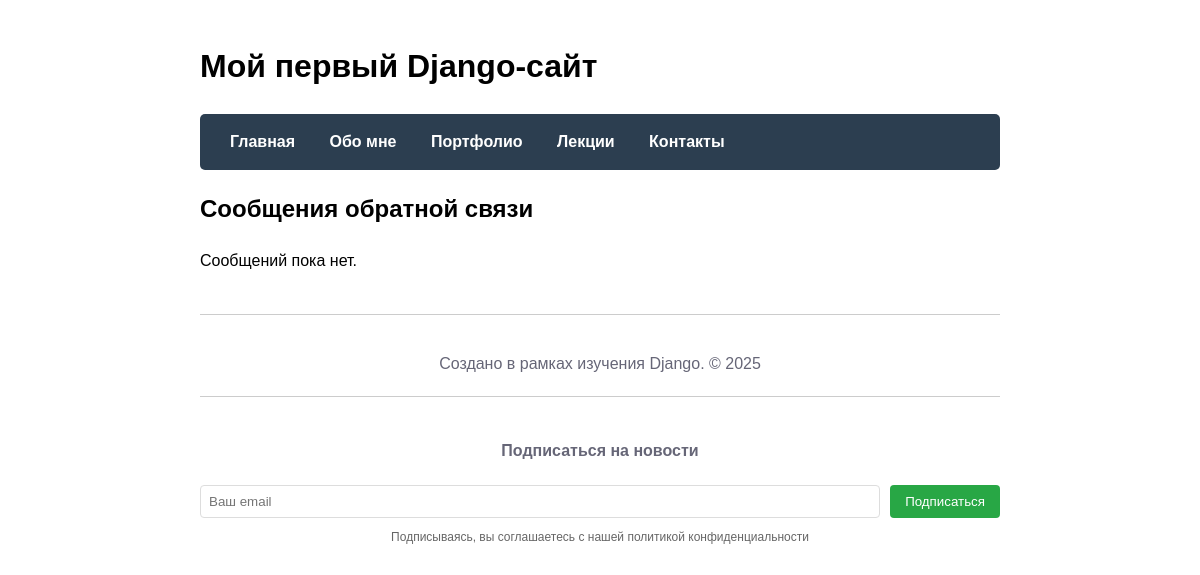
The page /feedback/ (signed in) on the database as committed earlier.
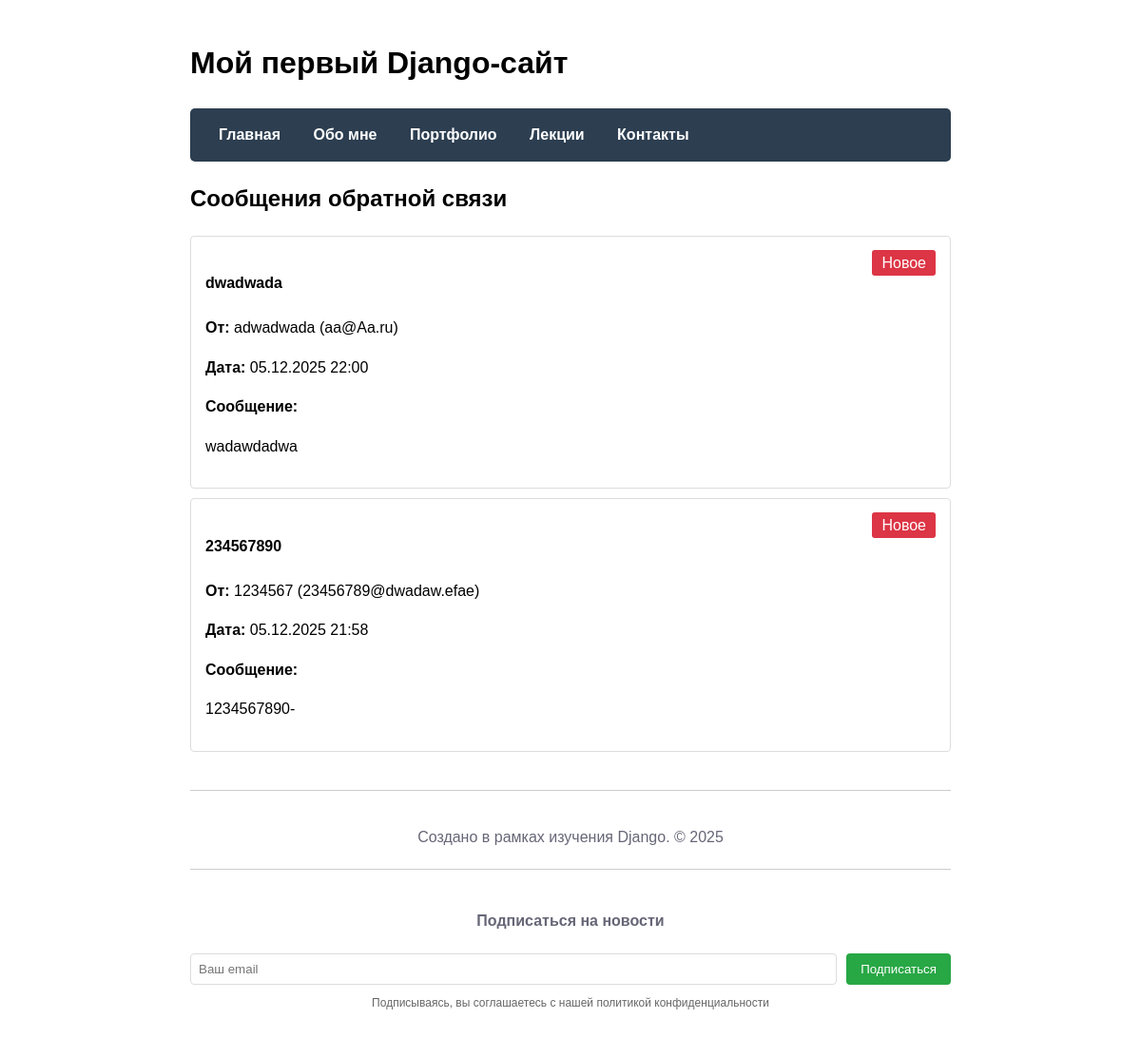
The same page on the database as committed later.
### main/models.py (models this page shows, shortened)
class Feedback(models.Model):
    name = models.CharField(max_length=100, verbose_name='Имя')
    email = models.EmailField(verbose_name='Email')
    subject = models.CharField(max_length=200, verbose_name='Тема сообщения')
    message = models.TextField(verbose_name='Сообщение')
    created_at = models.DateTimeField(auto_now_add=True, verbose_name='Дата отправки')
    is_processed = models.BooleanField(default=False, verbose_name='Обработано')
    class Meta:
        verbose_name = 'Обратная связь'
        verbose_name_plural = 'Обратные связи'
        ordering = ['-created_at']

### main/views.py (the view)
def feedback_list(request):
    if not request.user.is_staff:
        return redirect('home')
    feedbacks = Feedback.objects.all()
    context = {
        'title': 'Сообщения обратной связи',
        'feedbacks': feedbacks
    }
    return render(request, 'main/feedback_list.html', context)

### main/templates/main/feedback_list.html
{% extends 'main/layout.html' %}
{% block content %}
<div class="feedback-list">
    <h2>{{ title }}</h2>
    {% if feedbacks %}
        {% for feedback in feedbacks %}
        <div class="feedback-item" style="border: 1px solid #ddd; padding: 15px; margin: 10px 0; border-radius: 4px;">
            <div style="display: flex; justify-content: space-between; align-items: start;">
                <div style="flex: 1;">
                    <h4>{{ feedback.subject }}</h4>
                    <p><strong>От:</strong> {{ feedback.name }} ({{ feedback.email }})</p>
                    <p><strong>Дата:</strong> {{ feedback.created_at|date:"d.m.Y H:i" }}</p>
                    <p><strong>Сообщение:</strong></p>
                    <p>{{ feedback.message }}</p>
                </div>
                <div style="margin-left: 20px;">
                    {% if feedback.is_processed %}
                    <span style="background: #28a745; color: white; padding: 5px 10px; border-radius: 3px;">Обработано</span>
                    {% else %}
                    <span style="background: #dc3545; color: white; padding: 5px 10px; border-radius: 3px;">Новое</span>
                    {% endif %}
                </div>
            </div>
        </div>
        {% endfor %}
    {% else %}
        <p>Сообщений пока нет.</p>
    {% endif %}
</div>
{% endblock %}

Rows that differ between the two databases and show on the page:
added Feedback: subject "dwadwada", name "adwadwada", email "aa@Aa.ru", created_at "05.12.2025 22:00", message "wadawdadwa", is_processed "Новое"
added Feedback: subject "234567890", name "1234567", email "23456789@dwadaw.efae", created_at "05.12.2025 21:58", message "1234567890-", is_processed "Новое"
Other text that changed with them:
text no longer shown: "Сообщений пока нет."
